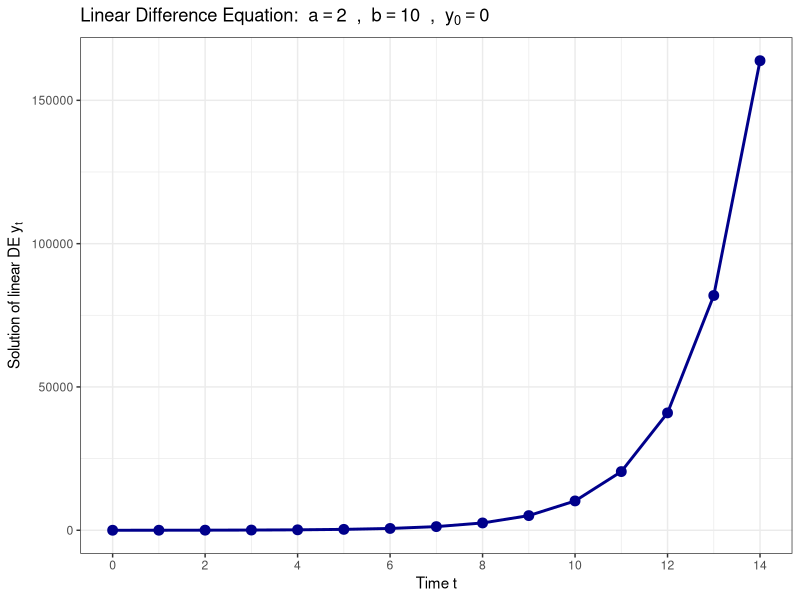
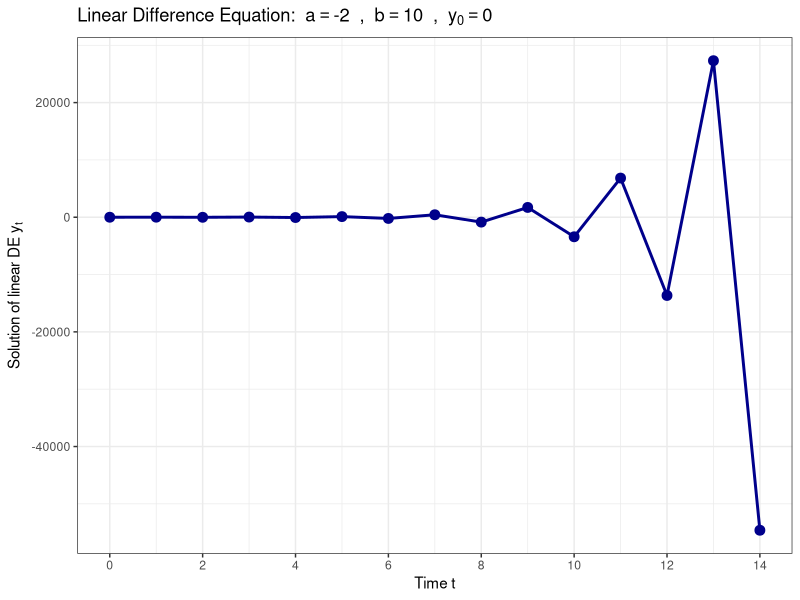
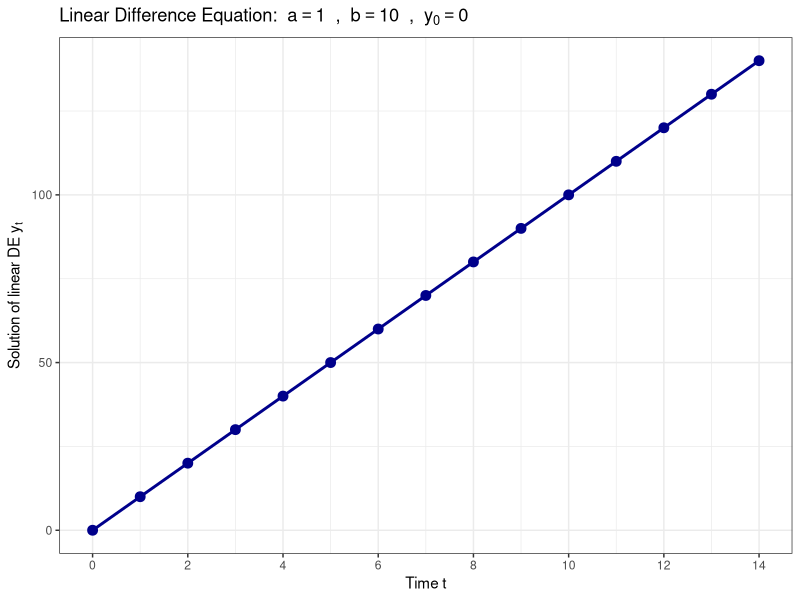
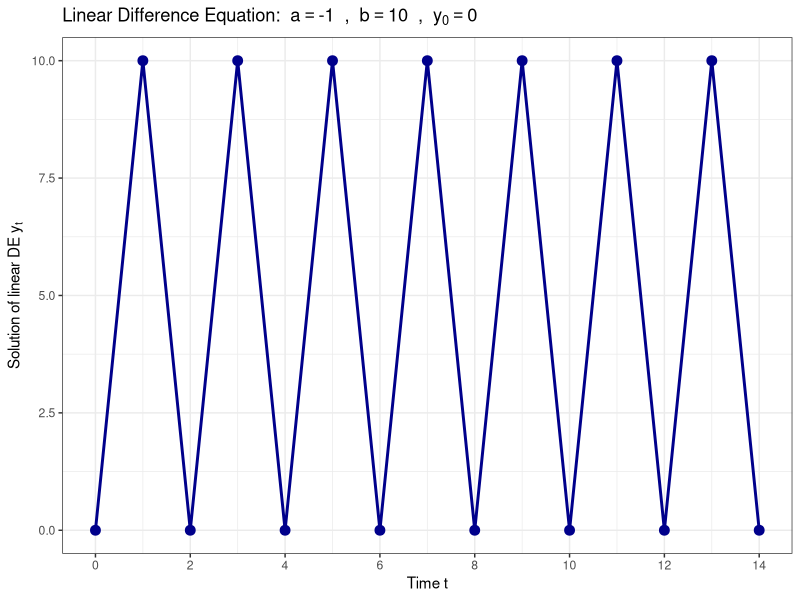
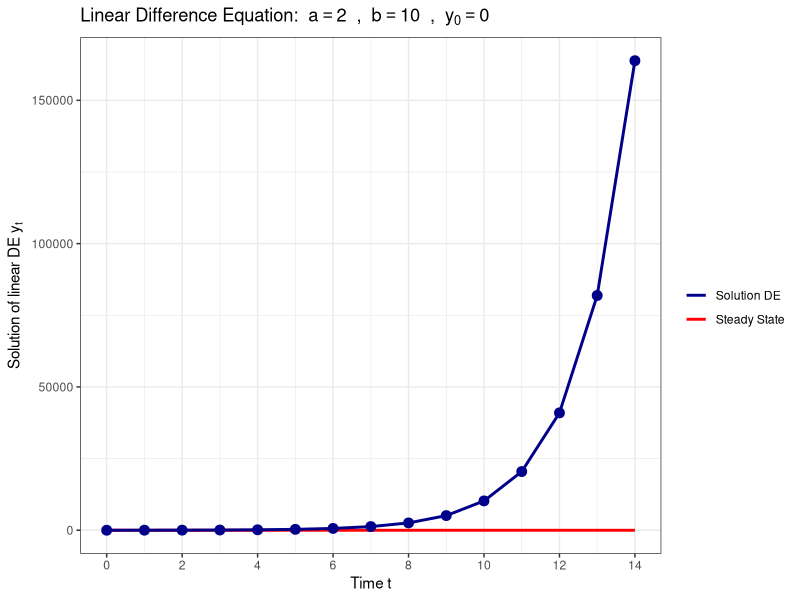
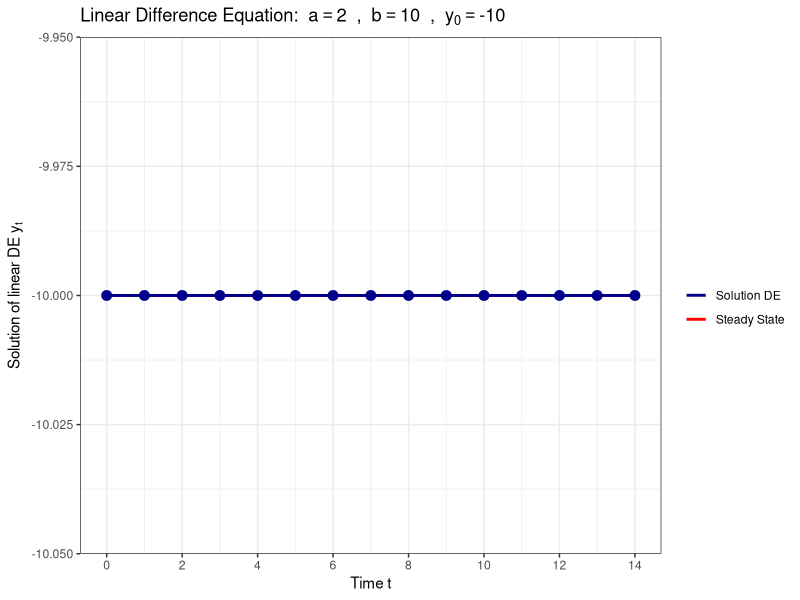
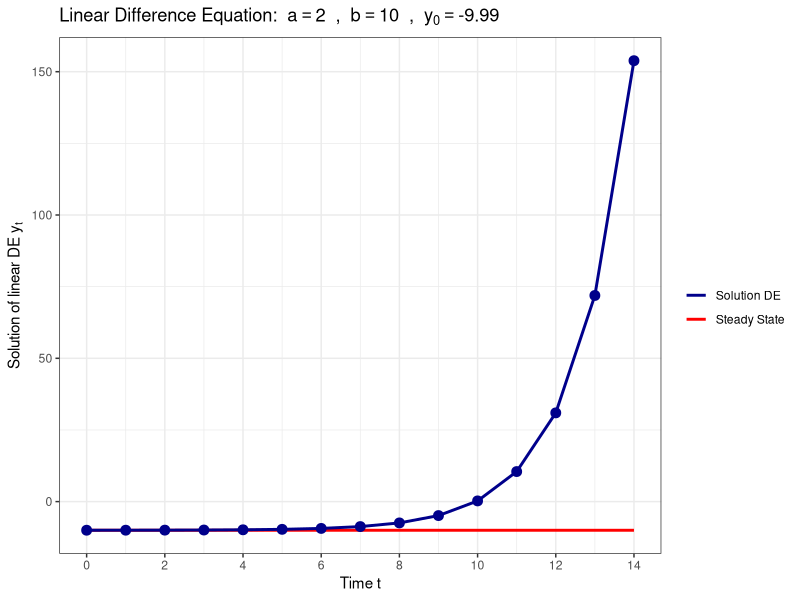
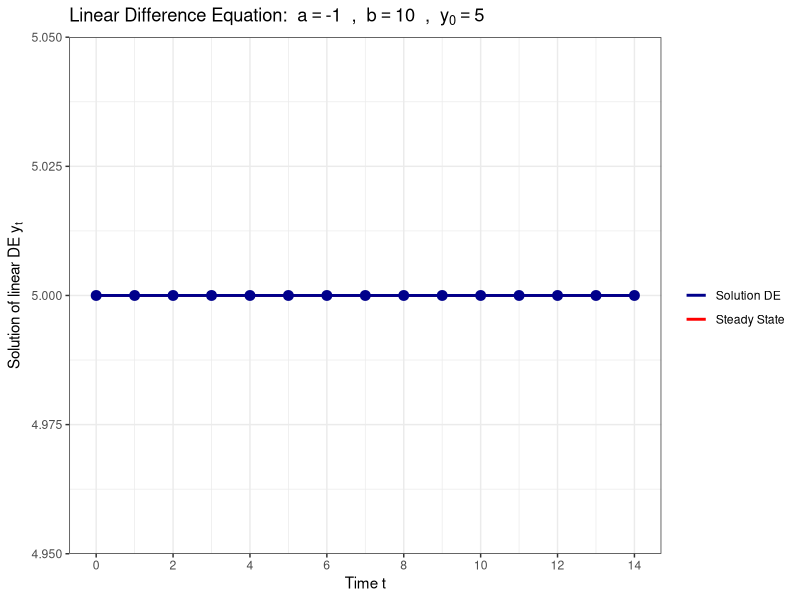

Reproduce these figures in R, in order.
## ---- chunk 1
rm(list = ls())
library(reshape2)
library(base)
library(ggplot2)
library(grid)
library(stringr)
library(tidyverse)
## ---- chunk 2
diff_eq <- function(y_0, a, b, T) {
  y <- y_0
  for (t in 2:(T+1)) {
      y[t] = a*y[t-1] + b
  }
  return(y)
} 
## ---- chunk 3
plot_diff <- function(y_0, a, b, T) {
  
  # simulate equation forward
  y <- diff_eq(y_0, a, b, T)
  
  # generate plotting data
  dat <- data.frame(
    time = seq(0, T, 1),
    DE = y
  )
  
  # now generate the plot
  myplot <- ggplot(data=dat) + 
    geom_line(aes(x=time, y=DE), color="darkblue", size=1) +
    geom_point(aes(x=time, y=DE), color="darkblue", size=3, show.legend = FALSE) +
    coord_cartesian(xlim=c(0, T)) + 
    scale_x_continuous(breaks=seq(0, T, 2)) +
    labs(x = "Time t",
         y = expression(paste("Solution of linear DE ", y[t])),
         title= bquote("Linear Difference Equation: " ~ a == .(a) ~ " , " ~ b == .(b) ~ " , " ~ y[0] == .(y_0))) +
    theme_bw()
  
  # print the plot
  print(myplot)
}
## ---- chunk 4
T = 14;

a = 2 ; b = 10 ; y_0 = 0
plot_diff(y_0, a, b, T)
## ---- chunk 5
a = -2 ; b = 10 ; y_0 = 0
plot_diff(y_0, a, b, T)
## ---- chunk 6
a = 1; b = 10 ; y_0 = 0
plot_diff(y_0, a, b, T)
## ---- chunk 7
a = -1; b = 10 ; y_0 = 0
plot_diff(y_0, a, b, T)
## ---- chunk 8
plot_diff_steady <- function(y_0, a, b, T) {

  # simulate equation forward
  y <- diff_eq(y_0, a, b, T)
  
  # generate plotting data
  dat <- data.frame(
    time = seq(0, T, 1),
    DE = y,
    stst= array(b/(1-a), c(T+1))
  )
  
  # now generate the plot
  myplot <- ggplot(data=dat) + 
    geom_line(aes(x=time, y=stst, color="Steady State"), size=1) +
    geom_line(aes(x=time, y=DE, color="Solution DE"), size=1) +
    geom_point(aes(x=time, y=DE), color="darkblue", size=3, show.legend = FALSE) +
    scale_color_manual(name = "", values = c("Steady State"="red", "Solution DE"="darkblue")) +
    coord_cartesian(xlim=c(0, T)) + 
    scale_x_continuous(breaks=seq(0, T, 2)) +
    labs(x = "Time t",
         y = expression(paste("Solution of linear DE ", y[t])),
         title= bquote("Linear Difference Equation: " ~ a == .(a) ~ " , " ~ b == .(b) ~ " , " ~ y[0] == .(y_0))) +
    theme_bw()
  
  # print the plot
  print(myplot)
}
## ---- chunk 9
a = 2 ; b = 10 ; y_0 = 0
plot_diff_steady(y_0, a, b, T)
## ---- chunk 10
a = 2 ; b = 10 ; y_0 = b/(1-a)
plot_diff_steady(y_0, a, b, T)
## ---- chunk 11
a = 2 ; b = 10 ; y_0 = b/(1-a)+0.01
plot_diff_steady(y_0, a, b, T)
## ---- chunk 12
a = -1; b = 10 ; y_0 = b/(1-a)
plot_diff_steady(y_0, a, b, T)
## ---- chunk 13
a = -1; b = 10 ; y_0 = b/(1-a)-0.01
plot_diff_steady(y_0, a, b, T)
## ---- chunk 14
a = 0.75; b = 10 ; y_0 = 0
plot_diff_steady(y_0, a, b, T)
## ---- chunk 15
a = 0.50; b = 10 ; y_0 = 0
plot_diff_steady(y_0, a, b, T)
## ---- chunk 16
a = 0.25; b = 10 ; y_0 = 0
plot_diff_steady(y_0, a, b, T)
## ---- chunk 17
a = -0.75; b = 10 ; y_0 = 0
plot_diff_steady(y_0, a, b, T)
## ---- chunk 18
a = -0.50; b = 10 ; y_0 = 0
plot_diff_steady(y_0, a, b, T)
## ---- chunk 19
a = -0.25; b = 10 ; y_0 = 0
plot_diff_steady(y_0, a, b, T)
